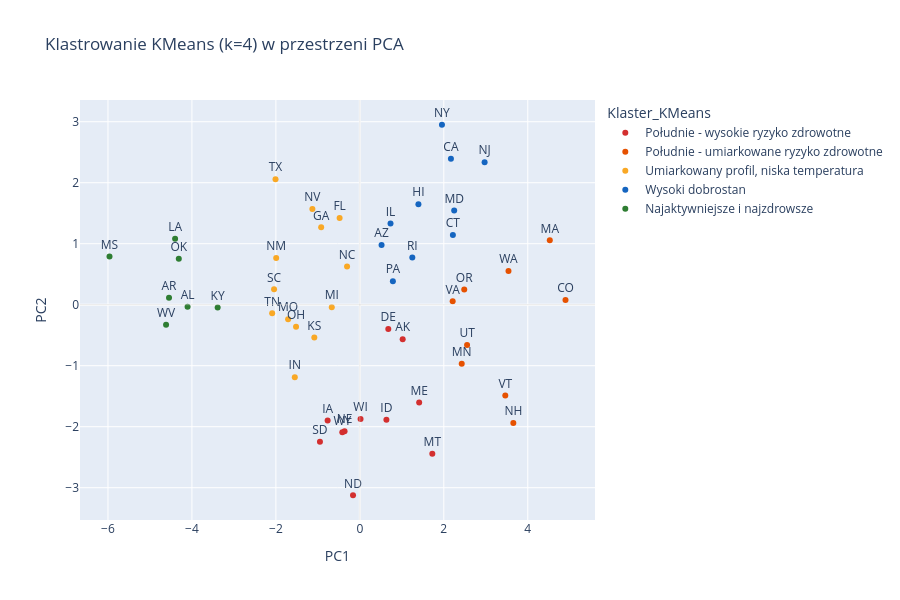

Notebook code for this chart:
### Code cell
df_pca["Klaster_KMeans"] = df_state["Klaster_KMeans"].values

fig_km = px.scatter(
    df_pca,
    x="PC1",
    y="PC2",
    text="LocationAbbr",
    color="Klaster_KMeans",
    color_discrete_map=CLUSTER_PALETTE,
    category_orders={"Klaster_KMeans": CLUSTER_ORDER},
    hover_data=["LocationDesc", "Obesity", "NoActivity", "Region"],
    title="Klastrowanie KMeans (k=4) w przestrzeni PCA",
    height=600,
)

fig_km.update_traces(textposition="top center", selector=dict(mode="markers+text"))
fig_km.add_hline(y=0, line_width=0.5, line_color="lightgray")
fig_km.add_vline(x=0, line_width=0.5, line_color="lightgray")

fig_km.show()

### Figure 1 — Plotly figure (JSON) as saved in the notebook; plotly's stock layout.template omitted (floating-point values rounded to 4 significant figures)
{"data": [{"customdata": [["Alaska", 33.6, 20.9, "West"], ["Delaware", 35.83, 25.57, "South"], ["Idaho", 31.93, 21.03, "West"], ["Iowa", 37.2, 24.9, "Midwest"], ["Maine", 32.53, 23.9, "Northeast"], ["Montana", 30.93, 20.13, "West"], ["Nebraska", 35.93, 24.23, "Midwest"], ["North Dakota", 35.4, 23.67, "Midwest"], ["South Dakota", 37.07, 24.1, "Midwest"], ["Wisconsin", 35.83, 23, "Midwest"], ["Wyoming", 33.2, 23.9, "West"]], "hovertemplate": "Klaster_KMeans=Południe - wysokie ryzyko zdrowotne<br>PC1=%{x}<br>PC2=%{y}<br>LocationAbbr=%{text}<br>LocationDesc=%{customdata[0]}<br>Obesity=%{customdata[1]}<br>NoActivity=%{customdata[2]}<br>Region=%{customdata[3]}<extra></extra>", "legendgroup": "Południe - wysokie ryzyko zdrowotne", "marker": {"color": "#D32F2F", "symbol": "circle"}, "mode": "markers+text", "name": "Południe - wysokie ryzyko zdrowotne", "orientation": "v", "showlegend": true, "text": ["AK", "DE", "ID", "IA", "ME", "MT", "NE", "ND", "SD", "WI", "WY"], "textposition": "top center", "type": "scatter", "x": [1.02, 0.6776, 0.6328, -0.7675, 1.413, 1.726, -0.3639, -0.1627, -0.9503, 0.01659, -0.4179], "xaxis": "x", "y": [-0.5662, -0.3986, -1.885, -1.897, -1.604, -2.445, -2.073, -3.124, -2.247, -1.874, -2.092], "yaxis": "y"}, {"customdata": [["Colorado", 25, 17, "West"], ["Massachusetts", 27.33, 21.47, "Northeast"], ["Minnesota", 33.1, 21.17, "Midwest"], ["New Hampshire", 31.2, 20.4, "Northeast"], ["Oregon", 31.63, 19.43, "West"], ["Utah", 30.73, 16.8, "West"], ["Vermont", 28.2, 19.3, "Northeast"], ["Virginia", 34.57, 21.37, "South"], ["Washington", 30.37, 17.8, "West"]], "hovertemplate": "Klaster_KMeans=Południe - umiarkowane ryzyko zdrowotne<br>PC1=%{x}<br>PC2=%{y}<br>LocationAbbr=%{text}<br>LocationDesc=%{customdata[0]}<br>Obesity=%{customdata[1]}<br>NoActivity=%{customdata[2]}<br>Region=%{customdata[3]}<extra></extra>", "legendgroup": "Południe - umiarkowane ryzyko zdrowotne", "marker": {"color": "#E65100", "symbol": "circle"}, "mode": "markers+text", "name": "Południe - umiarkowane ryzyko zdrowotne", "orientation": "v", "showlegend": true, "text": ["CO", "MA", "MN", "NH", "OR", "UT", "VT", "VA", "WA"], "textposition": "top center", "type": "scatter", "x": [4.899, 4.525, 2.427, 3.656, 2.487, 2.555, 3.465, 2.211, 3.541], "xaxis": "x", "y": [0.07886, 1.055, -0.9679, -1.939, 0.2511, -0.6616, -1.489, 0.05656, 0.5507], "yaxis": "y"}, {"customdata": [["Florida", 30.85, 24.95, "South"], ["Georgia", 35.3, 24.07, "South"], ["Indiana", 37.27, 25.93, "Midwest"], ["Kansas", 35.87, 23.93, "Midwest"], ["Michigan", 34.77, 24.1, "Midwest"], ["Missouri", 36.33, 26.23, "Midwest"], ["Nevada", 31.87, 25.33, "West"], ["New Mexico", 34.1, 23.73, "West"], ["North Carolina", 34.7, 22.43, "South"], ["Ohio", 37.43, 25.8, "Midwest"], ["South Carolina", 35.7, 25.77, "South"], ["Tennessee", 37.17, 27.47, "South"], ["Texas", 35.33, 26.13, "South"]], "hovertemplate": "Klaster_KMeans=Umiarkowany profil, niska temperatura<br>PC1=%{x}<br>PC2=%{y}<br>LocationAbbr=%{text}<br>LocationDesc=%{customdata[0]}<br>Obesity=%{customdata[1]}<br>NoActivity=%{customdata[2]}<br>Region=%{customdata[3]}<extra></extra>", "legendgroup": "Umiarkowany profil, niska temperatura", "marker": {"color": "#F9A825", "symbol": "circle"}, "mode": "markers+text", "name": "Umiarkowany profil, niska temperatura", "orientation": "v", "showlegend": true, "text": ["FL", "GA", "IN", "KS", "MI", "MO", "NV", "NM", "NC", "OH", "SC", "TN", "TX"], "textposition": "top center", "type": "scatter", "x": [-0.482, -0.9214, -1.55, -1.084, -0.6686, -1.709, -1.13, -1.993, -0.3044, -1.52, -2.043, -2.088, -2.008], "xaxis": "x", "y": [1.42, 1.268, -1.188, -0.5358, -0.04021, -0.2373, 1.569, 0.7645, 0.6266, -0.3625, 0.2515, -0.1405, 2.058], "yaxis": "y"}, {"customdata": [["Arizona", 32.13, 22.47, "West"], ["California", 27.8, 21.63, "West"], ["Connecticut", 30.13, 23.83, "Northeast"], ["Hawaii", 25.67, 21, "West"], ["Illinois", 34.53, 23.8, "Midwest"], ["Maryland", 33.87, 21.87, "South"], ["New Jersey", 28.73, 23.87, "Northeast"], ["New York", 29.07, 25.83, "Northeast"], ["Pennsylvania", 33.35, 23.4, "Northeast"], ["Rhode Island", 30.83, 24.93, "Northeast"]], "hovertemplate": "Klaster_KMeans=Wysoki dobrostan<br>PC1=%{x}<br>PC2=%{y}<br>LocationAbbr=%{text}<br>LocationDesc=%{customdata[0]}<br>Obesity=%{customdata[1]}<br>NoActivity=%{customdata[2]}<br>Region=%{customdata[3]}<extra></extra>", "legendgroup": "Wysoki dobrostan", "marker": {"color": "#1565C0", "symbol": "circle"}, "mode": "markers+text", "name": "Wysoki dobrostan", "orientation": "v", "showlegend": true, "text": ["AZ", "CA", "CT", "HI", "IL", "MD", "NJ", "NY", "PA", "RI"], "textposition": "top center", "type": "scatter", "x": [0.5174, 2.169, 2.216, 1.395, 0.7307, 2.247, 2.972, 1.956, 0.7868, 1.25], "xaxis": "x", "y": [0.9782, 2.395, 1.142, 1.649, 1.333, 1.546, 2.337, 2.95, 0.3853, 0.7739], "yaxis": "y"}, {"customdata": [["Alabama", 39.13, 29.9, "South"], ["Arkansas", 38.7, 31.4, "South"], ["Kentucky", 39, 28.45, "South"], ["Louisiana", 39.53, 29.27, "South"], ["Mississippi", 39.57, 32.07, "South"], ["Oklahoma", 39.37, 29.6, "South"], ["West Virginia", 40.93, 30.9, "South"]], "hovertemplate": "Klaster_KMeans=Najaktywniejsze i najzdrowsze<br>PC1=%{x}<br>PC2=%{y}<br>LocationAbbr=%{text}<br>LocationDesc=%{customdata[0]}<br>Obesity=%{customdata[1]}<br>NoActivity=%{customdata[2]}<br>Region=%{customdata[3]}<extra></extra>", "legendgroup": "Najaktywniejsze i najzdrowsze", "marker": {"color": "#2E7D32", "symbol": "circle"}, "mode": "markers+text", "name": "Najaktywniejsze i najzdrowsze", "orientation": "v", "showlegend": true, "text": ["AL", "AR", "KY", "LA", "MS", "OK", "WV"], "textposition": "top center", "type": "scatter", "x": [-4.103, -4.545, -3.387, -4.401, -5.963, -4.313, -4.616], "xaxis": "x", "y": [-0.0335, 0.1131, -0.04721, 1.08, 0.7891, 0.7545, -0.3281], "yaxis": "y"}], "layout": {"height": 600, "legend": {"title": {"text": "Klaster_KMeans"}, "tracegroupgap": 0}, "shapes": [{"line": {"color": "lightgray", "width": 0.5}, "type": "line", "x0": 0, "x1": 1, "xref": "x domain", "y0": 0, "y1": 0, "yref": "y"}, {"line": {"color": "lightgray", "width": 0.5}, "type": "line", "x0": 0, "x1": 0, "xref": "x", "y0": 0, "y1": 1, "yref": "y domain"}], "title": {"text": "Klastrowanie KMeans (k=4) w przestrzeni PCA"}, "xaxis": {"anchor": "y", "domain": [0, 1], "title": {"text": "PC1"}}, "yaxis": {"anchor": "x", "domain": [0, 1], "title": {"text": "PC2"}}}}
